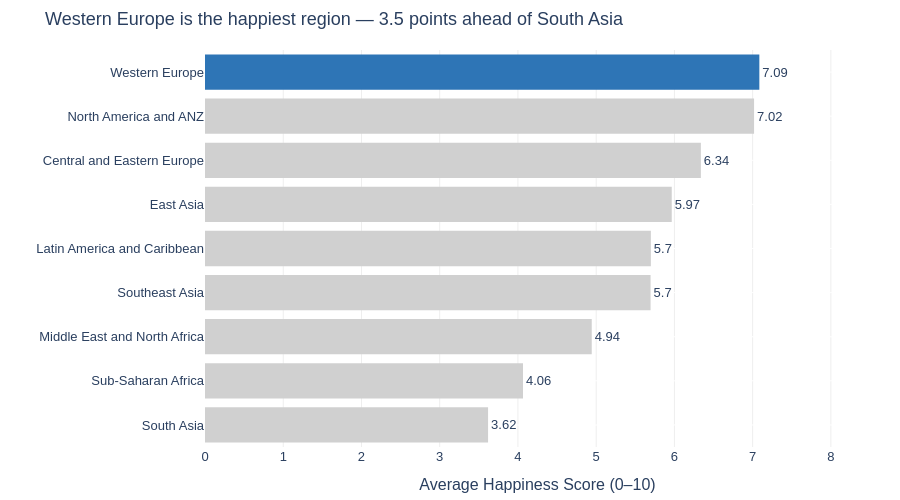

This figure's notebook cell:
### Markdown cell above
---
## Task 1 — Regional Comparison Bar Chart

**What to build:** A horizontal bar chart showing the **average happiness score by region**, sorted from highest to lowest.

**Requirements:**
- Horizontal orientation (category names are long)
- Sorted by score, descending (so the happiest region is at the top)
- Zero baseline on x-axis
- At least one design choice that goes beyond the Plotly default (colour, annotation, labels, etc.)
- An insight title that answers: *which region stands out and why does it matter?*

**Hint:** Use `df.groupby('Region')['Happiness_Score'].mean()` to compute the averages.

### Code cell
# Task 1: Regional comparison bar chart
# -------------------------------------

# Step 1: Compute average happiness score by region
region_avg = (df.groupby('Region')['Happiness_Score']
              .mean()
              .reset_index()
              .sort_values('Happiness_Score'))  # sort for horizontal bar

print(region_avg)

# Step 2: Build your chart
# YOUR CODE HERE

region_avg['highlight'] = region_avg['Region'].apply(
    lambda r: 'Top' if r == region_avg['Region'].iloc[-1] else 'Other'
)

fig = px.bar(
    region_avg,
    x='Happiness_Score', y='Region',
    orientation='h',
    color='highlight',
    color_discrete_map={'Top': '#2E75B6', 'Other': '#D0D0D0'},
    text=region_avg['Happiness_Score'].round(2),
    title='Western Europe is the happiest region — 3.5 points ahead of South Asia',
    labels={'Happiness_Score': 'Average Happiness Score (0–10)', 'Region': ''},
    height=500
)
fig.update_traces(marker_line_width=0, textposition='outside')
fig.update_layout(
    xaxis=dict(range=[0, 8.5], gridcolor='#EEEEEE'),   # zero baseline
    yaxis=dict(gridcolor='white'),
    plot_bgcolor='white', paper_bgcolor='white',
    font=dict(family='Arial', size=13),
    margin=dict(l=10, r=30, t=50, b=40),
    showlegend=False
)
fig.show()

### Figure 1 — Plotly figure (JSON) as saved in the notebook; plotly's stock layout.template omitted (floating-point values rounded to 4 significant figures)
{"data": [{"hovertemplate": "highlight=Other<br>Average Happiness Score (0–10)=%{x}<br>=%{y}<br>text=%{text}<extra></extra>", "legendgroup": "Other", "marker": {"color": "#D0D0D0", "line": {"width": 0}, "pattern": {"shape": ""}}, "name": "Other", "orientation": "h", "showlegend": true, "text": [3.62, 4.06, 4.94, 5.7, 5.7, 5.97, 6.34, 7.02], "textposition": "outside", "type": "bar", "x": [3.618, 4.065, 4.943, 5.695, 5.699, 5.966, 6.338, 7.018], "xaxis": "x", "y": ["South Asia", "Sub-Saharan Africa", "Middle East and North Africa", "Southeast Asia", "Latin America and Caribbean", "East Asia", "Central and Eastern Europe", "North America and ANZ"], "yaxis": "y"}, {"hovertemplate": "highlight=Top<br>Average Happiness Score (0–10)=%{x}<br>=%{y}<br>text=%{text}<extra></extra>", "legendgroup": "Top", "marker": {"color": "#2E75B6", "line": {"width": 0}, "pattern": {"shape": ""}}, "name": "Top", "orientation": "h", "showlegend": true, "text": [7.09], "textposition": "outside", "type": "bar", "x": [7.086], "xaxis": "x", "y": ["Western Europe"], "yaxis": "y"}], "layout": {"barmode": "relative", "font": {"family": "Arial", "size": 13}, "height": 500, "legend": {"title": {"text": "highlight"}, "tracegroupgap": 0}, "margin": {"b": 40, "l": 10, "r": 30, "t": 50}, "paper_bgcolor": "white", "plot_bgcolor": "white", "showlegend": false, "title": {"text": "Western Europe is the happiest region — 3.5 points ahead of South Asia"}, "xaxis": {"anchor": "y", "domain": [0, 1], "gridcolor": "#EEEEEE", "range": [0, 8.5], "title": {"text": "Average Happiness Score (0–10)"}}, "yaxis": {"anchor": "x", "domain": [0, 1], "gridcolor": "white", "title": {"text": ""}}}}
